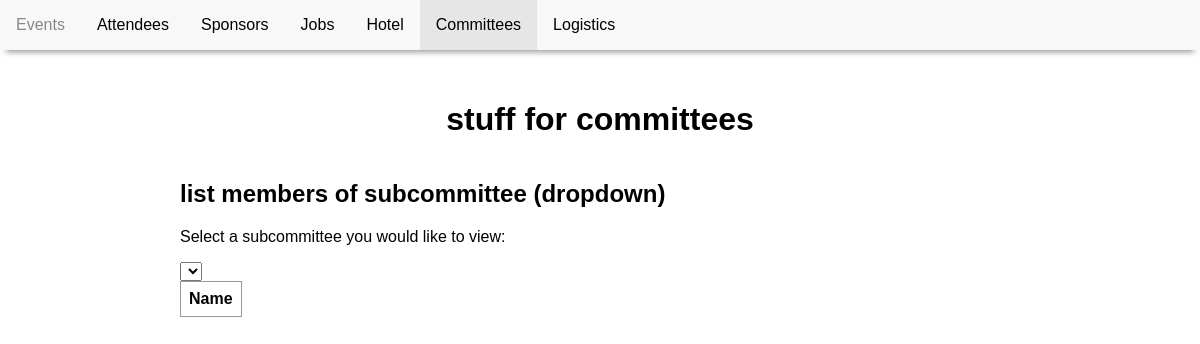
The app's page /committees.php, older data.
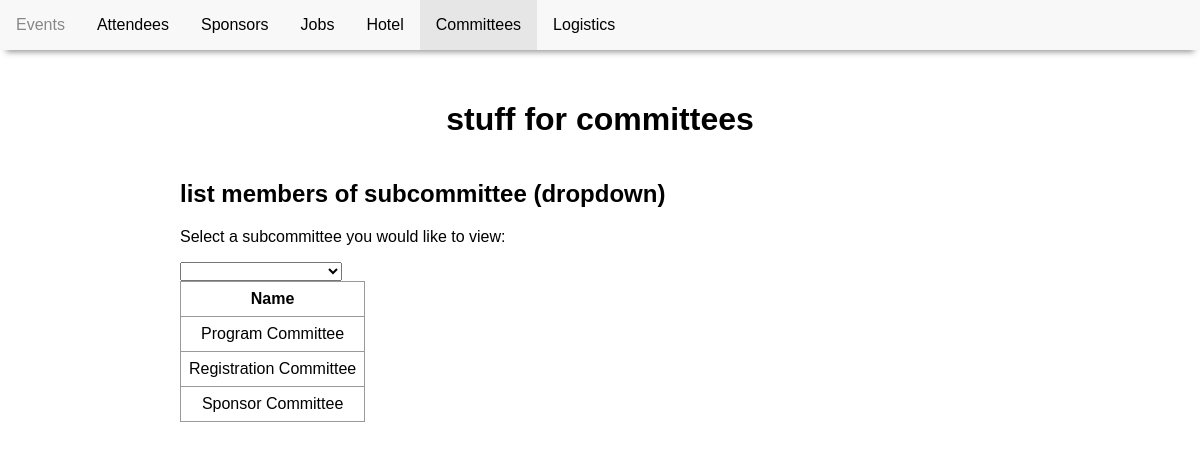
The same page, newer data.
### tables this page shows
CREATE TABLE Subcommittee(
    subcommitteeName varchar(30) NOT NULL,
    PRIMARY KEY (subcommitteeName)
);

### committees.php (the view, shortened to what this page needs)
<!DOCTYPE html>
<html>
  <head>
    <link href="conference.css" type="text/css" rel="stylesheet" />
  </head>
  <body>
    <nav>
      <ul class="navbar">
        <li><a href="index.php">Events</a></li>
        <li><a href="attendees.php">Attendees</a></li>
        <li><a href="sponsors.php">Sponsors</a></li>
        <li><a href="jobs.php">Jobs</a></li>
        <li><a href="hotel.php">Hotel</a></li>
        <li><a class="active" href="committees.php">Committees</a></li>
        <li><a href="logistics.php">Logistics</a></li>
      </ul>
    </nav>
    <header>
      <h1>stuff for committees</h1>
      </header>
    <div class="main">
       <?php include 'pdo.php'; ?>
      <div id="committeepage">
        <h2>list members of subcommittee (dropdown)</h2>
        <div id="roomselection">
          <p>Select a subcommittee you would like to view:</p>
          <?php
            $query = 'SELECT subcommitteename FROM Subcommittee;';
            $stmt = $pdo->prepare($query);
            $stmt->execute();
            echo "<select name=\"subcommitteename\" onChange=\"displayCommittee(this)\">";
            echo "<option value=''></option>";
            while ($name = $stmt->fetch()){
              $subcommitteename = $name["subcommitteename"];
              echo "<option value=\"$subcommitteename\">$subcommitteename</option>";
            }
            echo "</select><br>";
          ?>
        </div>
      </div>
      <?php
        $query = 'SELECT subcommitteeName from Subcommittee';
        $stmt = $pdo->prepare($query);
        $stmt->execute();
        echo "<table>";
        echo "<tr><th>Name</th></tr>";
        while ($name = $stmt->fetch()) {
          $name = $name["subcommitteeName"];
          echo "<tr><td>$name</td></tr>";
        }
        echo "</table>";
      ?>
    </div>
  </body>
</html>

Row changes from the older to the newer data that the page shows:
added subcommittee: subcommitteeName "Program Committee"
added subcommittee: subcommitteeName "Registration Committee"
added subcommittee: subcommitteeName "Sponsor Committee"
